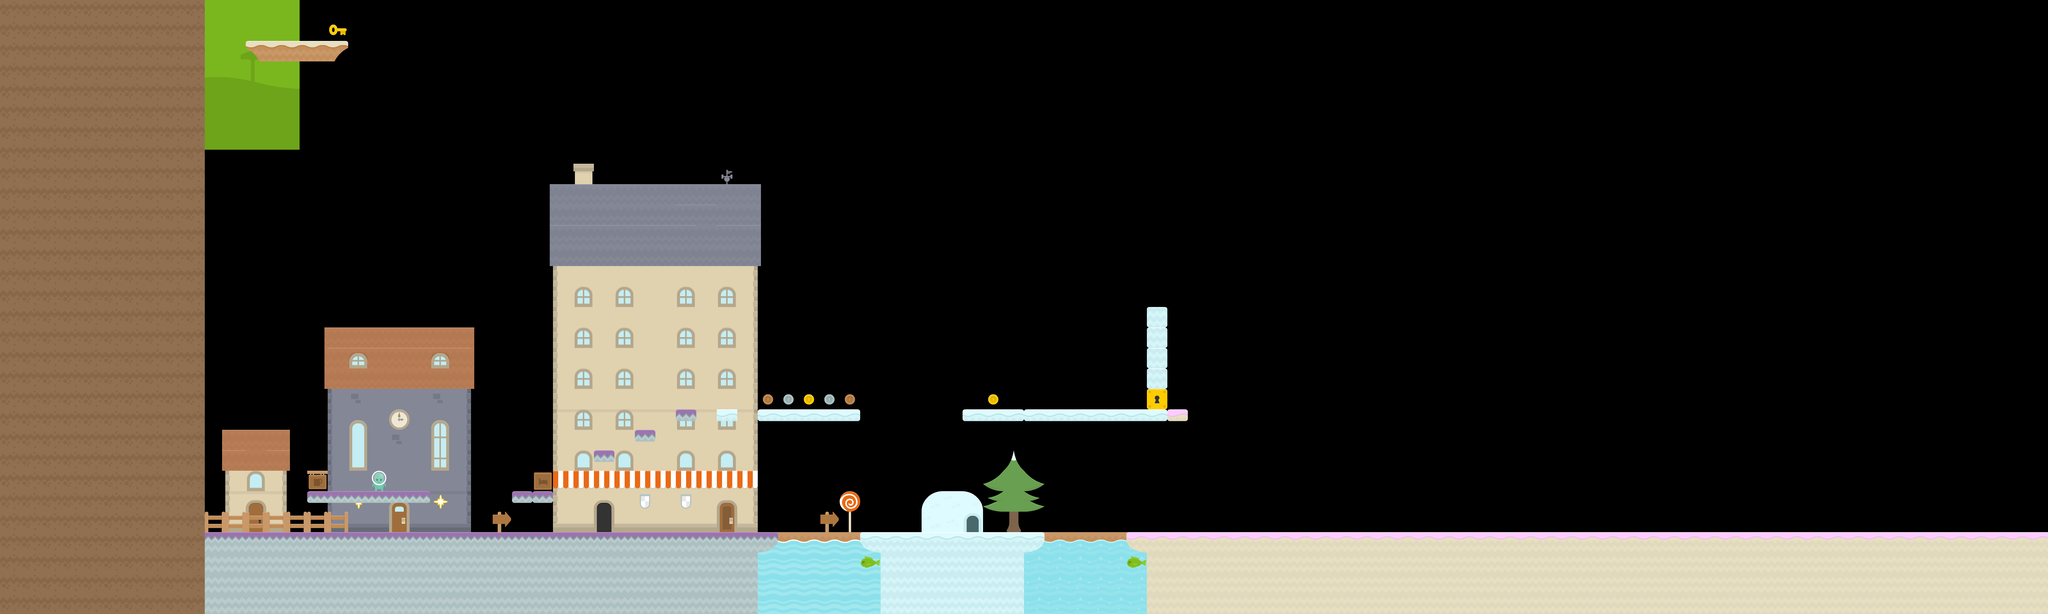

Tiled map render using the project's own tile images. Description and the map definition, with tile-layer contents summarised, below:
An orthogonal 100x30 tile map with 70x70 px tiles, 7 tile layers (Moving, scrolling_background_1, scrolling_background_2, Background, ...), 8 tilesets, 1 image layer and 8 objects (4x platform, 4x path).

<map version="1.0" orientation="orthogonal" width="100" height="30" tilewidth="70" tileheight="70">
 <tileset firstgid="1" name="Basic" tilewidth="70" tileheight="70" spacing="2">
  <image source="tiles-basic.png" width="914" height="936" />
  <tile id="2">
   <properties>
    <property name="height" value="40" />
   </properties>
  </tile>
  <tile id="14">
   <properties>
    <property name="height" value="40" />
   </properties>
  </tile>
  <tile id="26">
   <properties>
    <property name="height" value="40" />
   </properties>
  </tile>
  <tile id="145">
   <properties>
    <property name="height" value="40" />
   </properties>
  </tile>
 </tileset>
 <tileset firstgid="157" name="buildings" tilewidth="70" tileheight="70">
  <image source="buildings.png" width="980" height="490" />
 </tileset>
 <tileset firstgid="255" name="Ice" tilewidth="70" tileheight="70">
  <image source="tiles-ice.png" width="980" height="490" />
  <tile id="8">
   <properties>
    <property name="height" value="40" />
   </properties>
  </tile>
  <tile id="9">
   <properties>
    <property name="height" value="40" />
   </properties>
  </tile>
  <tile id="12">
   <properties>
    <property name="height" value="40" />
   </properties>
  </tile>
  <tile id="22">
   <properties>
    <property name="height" value="40" />
   </properties>
  </tile>
  <tile id="23">
   <properties>
    <property name="height" value="40" />
   </properties>
  </tile>
  <tile id="51">
   <properties>
    <property name="animation" value="52" />
    <property name="delay" value="25" />
   </properties>
  </tile>
 </tileset>
 <tileset firstgid="353" name="Candy" tilewidth="70" tileheight="70">
  <image source="tiles-candy.png" width="980" height="490" />
  <tile id="8">
   <properties>
    <property name="height" value="40" />
   </properties>
  </tile>
  <tile id="9">
   <properties>
    <property name="height" value="40" />
   </properties>
  </tile>
  <tile id="10">
   <properties>
    <property name="height" value="40" />
   </properties>
  </tile>
  <tile id="11">
   <properties>
    <property name="height" value="40" />
   </properties>
  </tile>
  <tile id="22">
   <properties>
    <property name="height" value="40" />
   </properties>
  </tile>
  <tile id="23">
   <properties>
    <property name="height" value="40" />
   </properties>
  </tile>
  <tile id="24">
   <properties>
    <property name="height" value="40" />
   </properties>
  </tile>
  <tile id="25">
   <properties>
    <property name="height" value="40" />
   </properties>
  </tile>
  <tile id="36">
   <properties>
    <property name="height" value="40" />
   </properties>
  </tile>
  <tile id="37">
   <properties>
    <property name="height" value="40" />
   </properties>
  </tile>
  <tile id="38">
   <properties>
    <property name="height" value="40" />
   </properties>
  </tile>
  <tile id="39">
   <properties>
    <property name="height" value="40" />
   </properties>
  </tile>
  <tile id="50">
   <properties>
    <property name="height" value="40" />
   </properties>
  </tile>
  <tile id="51">
   <properties>
    <property name="height" value="40" />
   </properties>
  </tile>
  <tile id="52">
   <properties>
    <property name="height" value="40" />
   </properties>
  </tile>
 </tileset>
 <tileset firstgid="451" name="tiles-mushroom" tilewidth="70" tileheight="70" spacing="1">
  <image source="tiles-mushroom.png" width="512" height="512" />
 </tileset>
 <tileset firstgid="500" name="tiles-request" tilewidth="70" tileheight="70">
  <image source="tiles-request.png" width="980" height="490" />
 </tileset>
 <tileset firstgid="598" name="items" tilewidth="70" tileheight="70">
  <image source="items.png" width="490" height="560" />
  <tile id="13">
   <properties>
    <property name="type" value="BronceCoin" />
   </properties>
  </tile>
  <tile id="14">
   <properties>
    <property name="type" value="SilverCoin" />
   </properties>
  </tile>
  <tile id="15">
   <properties>
    <property name="type" value="GoldCoin" />
   </properties>
  </tile>
  <tile id="36">
   <properties>
    <property name="type" value="YellowKey" />
   </properties>
  </tile>
 </tileset>
 <tileset firstgid="654" name="actors" tilewidth="70" tileheight="70">
  <image source="actors.png" width="280" height="280" />
  <tile id="0">
   <properties>
    <property name="type" value="Player" />
   </properties>
  </tile>
  <tile id="1">
   <properties>
    <property name="type" value="EnemyFish" />
   </properties>
  </tile>
 </tileset>
 <layer name="Moving" width="100" height="30">
  <properties>
   <property name="holder" value="True" />
  </properties>
  <data>[3000 cells, 6 non-empty, 6 distinct tile ids]</data>
 </layer>
 <imagelayer name="Image" width="100" height="30">
  <image source="bg_shroom.png" />
  <properties>
   <property name="parallax" value="True" />
   <property name="parallax_factor_x" value="50" />
   <property name="parallax_factor_y" value="100" />
  </properties>
 </imagelayer>
 <layer name="scrolling_background_1" width="100" height="30">
  <properties>
   <property name="parallax" value="True" />
   <property name="parallax_factor_x" value="80" />
   <property name="parallax_factor_y" value="100" />
  </properties>
  <data>[3000 cells, 673 non-empty, 32 distinct tile ids]</data>
 </layer>
 <layer name="scrolling_background_2" width="100" height="30">
  <properties>
   <property name="parallax" value="True" />
   <property name="parallax_factor_x" value="80" />
   <property name="parrallax_factor_y" value="100" />
  </properties>
  <data>[3000 cells, 56 non-empty, 25 distinct tile ids]</data>
 </layer>
 <layer name="Background" width="100" height="30">
  <properties>
   <property name="parallax" value="True" />
  </properties>
  <data>[3000 cells, 54 non-empty, 10 distinct tile ids]</data>
 </layer>
 <objectgroup name="Platforms" width="100" height="30">
  <properties>
   <property name="layer" value="Moving" />
  </properties>
  <object name="plat1" type="platform" x="3290" y="1400" width="210" height="40">
   <properties>
    <property name="path" value="path1" />
   </properties>
  </object>
  <object name="path1" type="path" x="3290" y="1400">
   <properties>
    <property name="step" value="2" />
   </properties>
   <polyline points="0,0 -350,0 0,0" />
  </object>
  <object name="plat2" type="platform" x="1820" y="1680" width="70" height="40">
   <properties>
    <property name="path" value="path2" />
   </properties>
  </object>
  <object name="path2" type="path" x="1820" y="1680">
   <properties>
    <property name="step" value="2" />
   </properties>
   <polyline points="0,0 140,0 140,-140 140,0 0,0" />
  </object>
  <object name="plat3" type="platform" x="3990" y="1400" width="70" height="40">
   <properties>
    <property name="path" value="path3" />
   </properties>
  </object>
  <object name="path3" type="path" x="3990" y="1400">
   <properties>
    <property name="step" value="5" />
   </properties>
   <polyline points="0,0 0,420 0,0" />
  </object>
  <object name="plat4" type="platform" x="700" y="1820" width="70" height="40">
   <properties>
    <property name="path" value="path4" />
    <property name="sticky" value="True" />
   </properties>
  </object>
  </objectgroup>
 <layer name="Map" width="100" height="30">
  <data>[3000 cells, 649 non-empty, 23 distinct tile ids]</data>
 </layer>
 <layer name="Actors" width="100" height="30">
  <properties>
   <property name="actors" value="True" />
  </properties>
  <data>[3000 cells, 10 non-empty, 6 distinct tile ids]</data>
 </layer>
 <layer name="scrolling_background_3" width="100" height="30">
  <properties>
   <property name="parallax" value="True" />
   <property name="parallax_factor_x" value="120" />
   <property name="parallax_factor_y" value="100" />
  </properties>
  <data>[3000 cells, 19 non-empty, 12 distinct tile ids]</data>
 </layer>
</map>
<!-- 1 of 8 objects omitted -->
